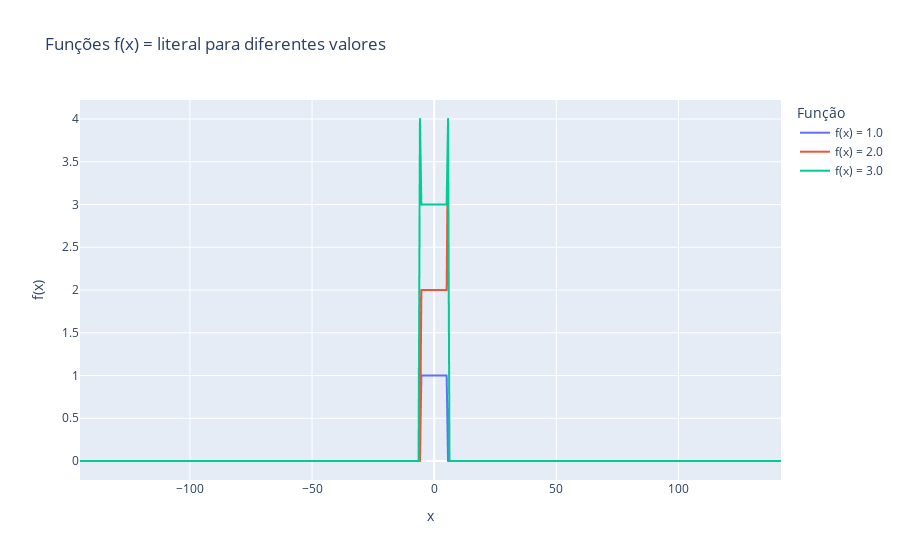

The notebook cell this image was saved under:
### Code cell
x = np.linspace(-145, 142, 500, dtype=np.float32)
data = []

for l in range(1, 4):  
    literal = np.float32(l)
    y = i(x, literal)
    for xi, yi in zip(x, y):
        data.append({'x': xi, 'f(x)': yi, 'literal': f'f(x) = {literal}'})

df = pd.DataFrame(data)

fig = px.line(df, x='x', y='f(x)', color='literal',
              labels={'x': 'x', 'f(x)': 'f(x)', 'literal': 'Função'},
              title='Funções f(x) = literal para diferentes valores')

fig.update_layout(hovermode="x unified")
fig.show()

### Figure 1 — Plotly figure (JSON) as saved in the notebook; plotly's stock layout.template omitted (floating-point values rounded to 4 significant figures; data arrays with more than 128 entries replaced by an {"elided": "..."} marker saying what was removed)
{"data": [{"hovertemplate": "Função=f(x) = 1.0<br>x=%{x}<br>f(x)=%{y}<extra></extra>", "legendgroup": "f(x) = 1.0", "line": {"color": "#636efa", "dash": "solid"}, "marker": {"symbol": "circle"}, "mode": "lines", "name": "f(x) = 1.0", "showlegend": true, "type": "scattergl", "x": {"elided": "500 float values"}, "xaxis": "x", "y": {"elided": "500 float values"}, "yaxis": "y"}, {"hovertemplate": "Função=f(x) = 2.0<br>x=%{x}<br>f(x)=%{y}<extra></extra>", "legendgroup": "f(x) = 2.0", "line": {"color": "#EF553B", "dash": "solid"}, "marker": {"symbol": "circle"}, "mode": "lines", "name": "f(x) = 2.0", "showlegend": true, "type": "scattergl", "x": {"elided": "500 float values"}, "xaxis": "x", "y": {"elided": "500 float values"}, "yaxis": "y"}, {"hovertemplate": "Função=f(x) = 3.0<br>x=%{x}<br>f(x)=%{y}<extra></extra>", "legendgroup": "f(x) = 3.0", "line": {"color": "#00cc96", "dash": "solid"}, "marker": {"symbol": "circle"}, "mode": "lines", "name": "f(x) = 3.0", "showlegend": true, "type": "scattergl", "x": {"elided": "500 float values"}, "xaxis": "x", "y": {"elided": "500 float values"}, "yaxis": "y"}], "layout": {"hovermode": "x unified", "legend": {"title": {"text": "Função"}, "tracegroupgap": 0}, "title": {"text": "Funções f(x) = literal para diferentes valores"}, "xaxis": {"anchor": "y", "domain": [0, 1], "title": {"text": "x"}}, "yaxis": {"anchor": "x", "domain": [0, 1], "title": {"text": "f(x)"}}}}
